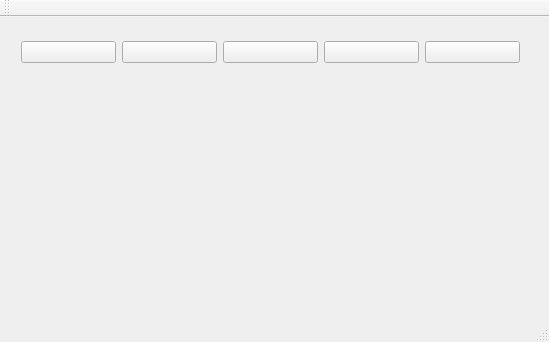
<?xml version="1.0" encoding="UTF-8"?>
<ui version="4.0">
 <class>MainWindow</class>
 <widget class="QMainWindow" name="MainWindow">
  <property name="geometry">
   <rect>
    <x>0</x>
    <y>0</y>
    <width>549</width>
    <height>342</height>
   </rect>
  </property>
  <property name="windowTitle">
   <string>MainWindow</string>
  </property>
  <widget class="QWidget" name="centralWidget">
   <widget class="QWidget" name="horizontalLayoutWidget">
    <property name="geometry">
     <rect>
      <x>10</x>
      <y>0</y>
      <width>521</width>
      <height>71</height>
     </rect>
    </property>
    <layout class="QHBoxLayout" name="horizontalLayout">
     <item>
      <widget class="QPushButton" name="pushBtn_1">
       <property name="text">
        <string/>
       </property>
      </widget>
     </item>
     <item>
      <widget class="QPushButton" name="pushBtn_2">
       <property name="text">
        <string/>
       </property>
      </widget>
     </item>
     <item>
      <widget class="QPushButton" name="pushBtn_3">
       <property name="text">
        <string/>
       </property>
      </widget>
     </item>
     <item>
      <widget class="QPushButton" name="pushBtn_4">
       <property name="text">
        <string/>
       </property>
      </widget>
     </item>
     <item>
      <widget class="QPushButton" name="pushBtn_5">
       <property name="text">
        <string/>
       </property>
      </widget>
     </item>
    </layout>
   </widget>
  </widget>
  <widget class="QMenuBar" name="menuBar">
   <property name="geometry">
    <rect>
     <x>0</x>
     <y>0</y>
     <width>549</width>
     <height>25</height>
    </rect>
   </property>
  </widget>
  <widget class="QToolBar" name="mainToolBar">
   <attribute name="toolBarArea">
    <enum>TopToolBarArea</enum>
   </attribute>
   <attribute name="toolBarBreak">
    <bool>false</bool>
   </attribute>
  </widget>
  <widget class="QStatusBar" name="statusBar"/>
 </widget>
 <layoutdefault spacing="6" margin="11"/>
 <resources/>
 <connections/>
</ui>
